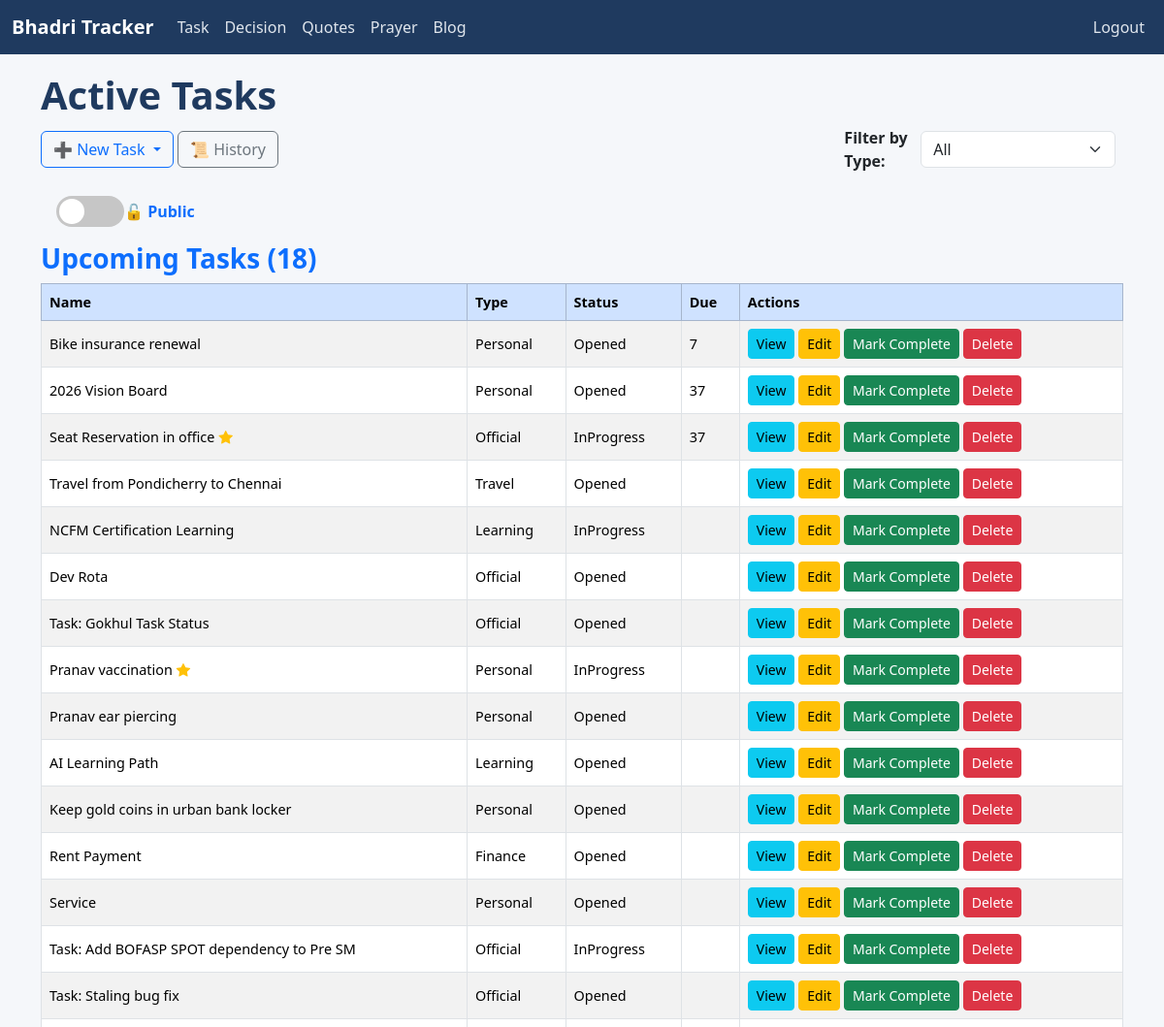
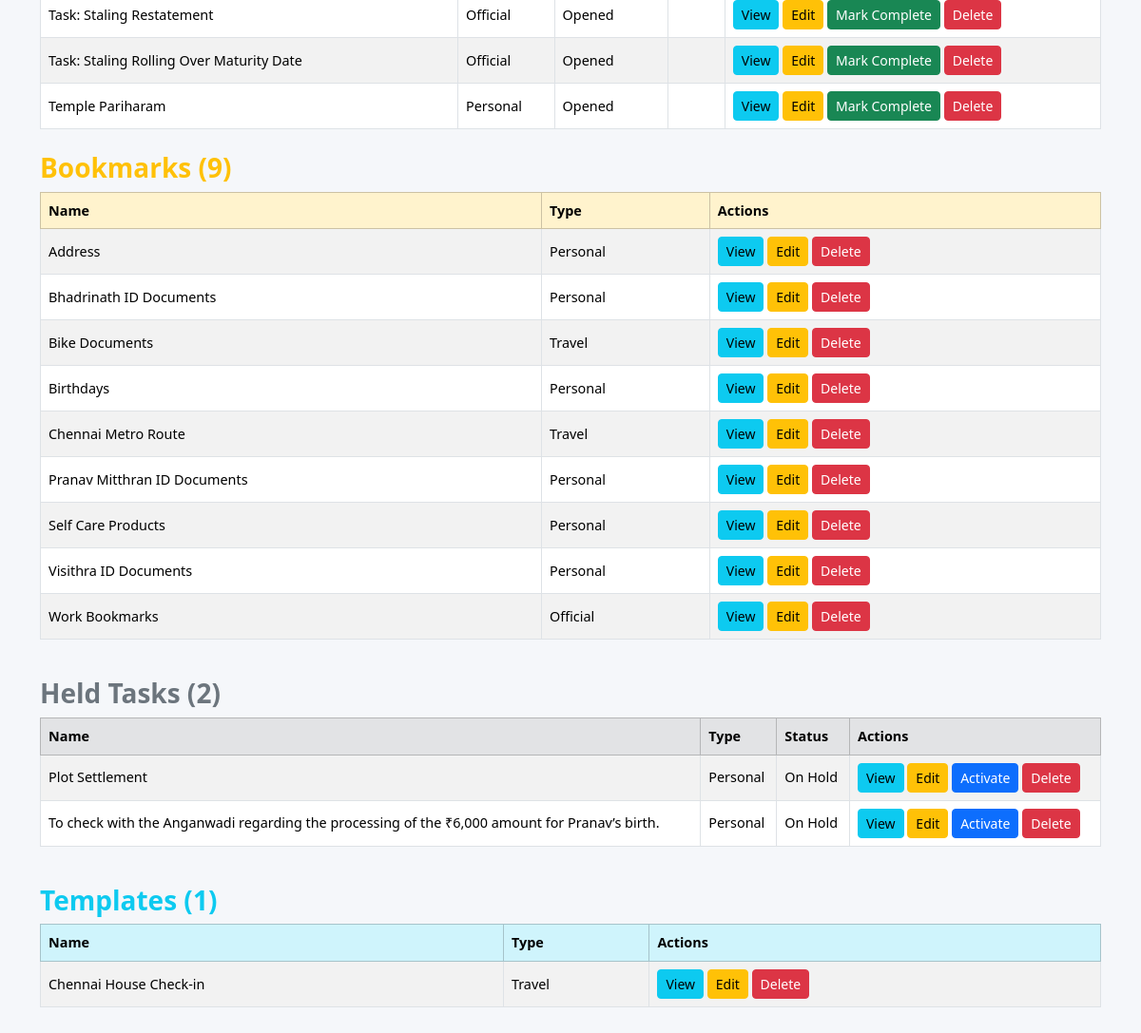
Screenshot of / (signed in) with the database file from the repository (2 pictures, top to bottom).
### tracker/models.py (models this page shows, shortened)
class Task(models.Model):
    STATUS_CHOICES = [
        ('Opened', 'Opened'),
        ('InProgress', 'In Progress'),
        ('Completed', 'Completed'),
        ('Cancelled', 'Cancelled'),
        ('Hold', 'Hold'),
    ]
    name = models.CharField(max_length=200)
    status = models.CharField(max_length=20, choices=STATUS_CHOICES, default='Opened')
    task_type = models.ForeignKey(TaskType, on_delete=models.CASCADE)
    started_date = models.DateField(default=timezone.now, null=True, blank=True)
    created_date = models.DateField(auto_now_add=True)
    updated_date = models.DateField(auto_now=True)
    completed_date = models.DateField(null=True, blank=True)
    target_date = models.DateField(default=timezone.now, null=True, blank=True)
    is_bookmark = models.BooleanField(default=False)
    is_private = models.BooleanField(default=False)
    is_important = models.BooleanField(default=False)
    is_template = models.BooleanField(default=False)
    @property
    def days_till_upcoming(self):
        today = timezone.now().date()
        dates = []
        if self.started_date and self.started_date >= today:
            dates.append(self.started_date)
        if self.target_date and self.target_date >= today:
            dates.append(self.target_date)
        for upd in self.updates.all():
            if upd.status not in ['Completed', 'Cancelled'] and upd.date and upd.date >= today:
                dates.append(upd.date)
        if not dates:
            return None
        return (min(dates) - today).days

class TaskType(models.Model):
    name = models.CharField(max_length=50, unique=True)
    class Meta:
        ordering = ['name']

class Update(models.Model):
    STATUS_CHOICES = [
        ('Opened', 'Opened'),
        ('InProgress', 'In Progress'),
        ('Completed', 'Completed'),
        ('Cancelled', 'Cancelled')
    ]
    REMINDER_CHOICE = [
        ('Days', 'Days'),
        ('Weekly', 'Weekly'),
        ('Monthly', 'Monthly'),
        ('Yearly', 'Yearly'),
    ]
    task = models.ForeignKey(Task, on_delete=models.CASCADE, related_name='updates')
    date = models.DateField(default=timezone.now, null=True, blank=True)
    description = models.TextField()
    is_check_box = models.BooleanField(default=False)
    status = models.CharField(max_length=20, choices=STATUS_CHOICES, default='Opened')
    reminder_type = models.CharField(max_length=20, choices=REMINDER_CHOICE, null=True, blank=True)
    can_store_reminder = models.BooleanField(default=False)
    date_to_remind = models.IntegerField(null=True, blank=True)

### tracker/views.py (the view)
# urls.py: path('', views.TaskListView.as_view(), name='task_list'),
class TaskListView(LoginRequiredMixin, ListView):
    model = Task
    template_name = 'tracker/task_list.html'
    context_object_name = 'tasks'
    def get_queryset(self):
        queryset = Task.objects.exclude(status__in=['Completed', 'Cancelled', 'Hold']).exclude(is_bookmark=True).exclude(is_template=True)
        view_mode = self.request.GET.get('view', 'public')
        if view_mode == "private":
            user_profile  = getattr(self.request.user, "userprofile", None)
            if user_profile is None or not user_profile.special_privilege_password:
                messages.error(self.request, "You do not have access to private tasks.")
                return Task.objects.none()
            if not self.request.session.get("private_access"):
                raise PermissionError("PRIVATE_ACCESS_REQUIRED")
            queryset = queryset.filter(is_private=True)
        elif view_mode == "public":
            self.request.session['private_access'] = False
            queryset = queryset.filter(is_private=False)
        task_type_id = self.request.GET.get('task_type')
        if task_type_id:
            queryset = queryset.filter(task_type_id=task_type_id)
        tasks = list(queryset)
        tasks = [t for t in tasks if t.days_till_upcoming != 0]
        tasks.sort(
            key=lambda t: (
                t.days_till_upcoming is None,
                t.days_till_upcoming,
                t.target_date is None,
                t.target_date,
                t.name.lower(),
            )
        )
        return tasks
    def get_context_data(self, **kwargs):
        context = super().get_context_data(**kwargs)
        task_type_id = self.request.GET.get('task_type')
        context['task_types'] = TaskType.objects.all()
        context['selected_type'] = int(task_type_id) if task_type_id else None
        view_mode = self.request.GET.get('view', 'public')
        context['view_mode'] = view_mode
        common_filters = {}
        if view_mode == "public":
            common_filters['is_private'] = False
        elif view_mode == "private":
            common_filters['is_private'] = True
        if task_type_id:
            common_filters['task_type_id'] = task_type_id
        all_tasks = Task.objects.filter(**common_filters) \
            .exclude(status__in=['Completed', 'Cancelled', 'Hold']) \
            .exclude(is_bookmark=True) \
            .exclude(is_template=True) \
            .order_by('name')
        today_tasks = [task for task in all_tasks if task.days_till_upcoming == 0]
        context['today_tasks'] = today_tasks
        held_tasks = Task.objects.filter(
            status__in=['Hold'],
            **common_filters
        ).exclude(is_template=True).order_by('name')
        context['held_tasks'] = held_tasks
        bookmarked_tasks = Task.objects.filter(
            is_bookmark=True,
            status__in=['Opened', 'InProgress'],
            **common_filters
        ).exclude(is_template=True).order_by('name')
        context['bookmarked_tasks'] = bookmarked_tasks
        template_tasks = Task.objects.filter(is_template=True, **common_filters)
        context['template_tasks'] = template_tasks
        return context
    def dispatch(self, request, *args, **kwargs):
        try:
            return super().dispatch(request, *args, **kwargs)
        except PermissionError as e:
            if str(e) == "PRIVATE_ACCESS_REQUIRED":
                return redirect("private_access", "tracker:task_list")
            raise

### templates/tracker/task_list.html (shortened to what this page needs)
{% extends 'base.html' %}
{% load static %}
{% block style %}
<link rel="stylesheet" href="{% static 'css/task_list.css' %}">
{% endblock %}
{% block content %}
<h1>Active Tasks</h1>
<div class="d-flex flex-wrap align-items-center justify-content-between mb-3">
    <div class="dropdown mb-2">
      <button class="btn btn-outline-primary dropdown-toggle"
              type="button"
              data-bs-toggle="dropdown"
              aria-expanded="false">
        ➕ New Task
      </button>
    <a href="{% url 'tracker:task_history' %}" class="btn btn-outline-secondary">📜 History</a>
  </div>
  <form method="get" class="d-flex align-items-center mb-2 ms-auto">
    <label for="task_type" class="me-2 fw-bold">Filter by Type:</label>
    <select name="task_type" id="task_type" class="form-select me-2" style="min-width: 160px;" onchange="this.form.submit()">
      <option value="">All</option>
    </select>
  </form>
</div>
<div class="toggle-container mb-3 ms-3">
  <a href="{% if view_mode == 'public' %}{% url 'private_access' 'tracker:task_list' %}{% else %}?view=public{% endif %}"
     class="text-decoration-none d-flex align-items-center">
    <div class="toggle-switch {% if view_mode == 'private' %}active{% endif %}">
      <div class="toggle-circle"></div>
    </div>
    <span class="toggle-label">
      {% if view_mode == 'private' %}
        🔒 Private
      {% else %}
        🔓 Public
      {% endif %}
    </span>
  </a>
</div>
<h3 class="text-primary mb-2">Upcoming Tasks ({{ tasks|length }})</h3>
<div class="table-responsive">
  <table class="table table-striped table-bordered align-middle text-nowrap">
    <thead class="table-primary">
      <tr>
        <th>Name</th>
        <th>Type</th>
        <th>Status</th>
        <th>Due</th>
        <th>Actions</th>
      </tr>
    </thead>
    <tbody>
      {% for task in tasks %}
      <tr>
        <td>{{ task.name }}{% if task.is_important %}<i class="bi bi-star-fill text-warning ms-1"></i>{% endif %}</td>
        <td>{{ task.task_type.name }}</td>
        <td>{{ task.status }}</td>
        <td>{% if task.days_till_upcoming == 0 %}Today{% elif task.days_till_upcoming > 0 %}{{ task.days_till_upcoming }}{% endif %}</td>
        <td>
          <a href="{% url 'tracker:update_list' task.id %}" class="btn btn-sm btn-info">View</a>
          <a href="{% url 'tracker:task_update' task.id %}" class="btn btn-sm btn-warning">Edit</a>
          <a href="{% url 'tracker:mark_task_complete' task.id %}" class="btn btn-sm btn-success">Mark Complete</a>
          <a href="{% url 'tracker:task_delete' task.id %}" class="btn btn-sm btn-danger">Delete</a>
        </td>
      </tr>
      {% empty %}
        <tr><td colspan="6" class="text-center text-muted">No tasks found</td></tr>
      {% endfor %}
    </tbody>
  </table>
  {% if bookmarked_tasks %}
  <h3 class="text-warning mt-4">Bookmarks ({{ bookmarked_tasks|length }})</h3>
  <div class="table-responsive">
    <table class="table table-bordered table-striped align-middle text-nowrap">
      <thead class="table-warning">
        <tr>
          <th>Name</th>
          <th>Type</th>
          <th>Actions</th>
        </tr>
      </thead>
      <tbody>
        {% for task in bookmarked_tasks %}
        <tr>
          <td>{{ task.name }}{% if task.is_important %}<i class="bi bi-star-fill text-warning ms-1"></i>{% endif %}</td>
          <td>{{ task.task_type.name }}</td>
          <td>
            <a href="{% url 'tracker:update_list' task.id %}" class="btn btn-sm btn-info">View</a>
            <a href="{% url 'tracker:task_update' task.id %}" class="btn btn-sm btn-warning">Edit</a>
            <a href="{% url 'tracker:task_delete' task.id %}" class="btn btn-sm btn-danger">Delete</a>
          </td>
        </tr>
        {% endfor %}
      </tbody>
    </table>
  </div>
  {% endif %}
  {% if held_tasks %}
  <h3 class="text-secondary mt-4">Held Tasks ({{ held_tasks|length }})</h3>
  <div class="table-responsive">
    <table class="table table-bordered table-striped align-middle text-nowrap">
      <thead class="table-secondary">
        <tr>
          <th>Name</th>
          <th>Type</th>
          <th>Status</th>
          <th>Actions</th>
        </tr>
      </thead>
      <tbody>
        {% for task in held_tasks %}
        <tr>
          <td>{{ task.name }}{% if task.is_important %}<i class="bi bi-star-fill text-warning ms-1"></i>{% endif %}</td>
          <td>{{ task.task_type.name }}</td>
          <td>On Hold</td>
          <td>
            <a href="{% url 'tracker:update_list' task.id %}" class="btn btn-sm btn-info">View</a>
            <a href="{% url 'tracker:task_update' task.id %}" class="btn btn-sm btn-warning">Edit</a>
            <a href="{% url 'tracker:toggle_hold' task.id %}" class="btn btn-sm btn-primary">
              Activate
            </a>
            <a href="{% url 'tracker:task_delete' task.id %}" class="btn btn-sm btn-danger">Delete</a>
          </td>
        </tr>
        {% endfor %}
      </tbody>
    </table>
  </div>
  {% endif %}
  {% if template_tasks %}
  <h3 class="text-info mt-4">Templates ({{ template_tasks|length }})</h3>
  <div class="table-responsive">
    <table class="table table-bordered table-striped align-middle text-nowrap">
      <thead class="table-info">
        <tr>
          <th>Name</th>
          <th>Type</th>
          <th>Actions</th>
        </tr>
      </thead>
      <tbody>
        {% for task in template_tasks %}
        <tr>
          <td>{{ task.name }}{% if task.is_important %}<i class="bi bi-star-fill text-warning ms-1"></i>{% endif %}</td>
          <td>{{ task.task_type.name }}</td>
          <td>
            <a href="{% url 'tracker:update_list' task.id %}" class="btn btn-sm btn-info">View</a>
            <a href="{% url 'tracker:task_update' task.id %}" class="btn btn-sm btn-warning">Edit</a>
            <a href="{% url 'tracker:task_delete' task.id %}" class="btn btn-sm btn-danger">Delete</a>
          </td>
        </tr>
        {% endfor %}
      </tbody>
    </table>
  </div>
  {% endif %}
</div>
</div>
{% endblock %}

### static/css/base.css (style rules this page uses)
body { padding: 0 8px; padding-top: 50px; background-color: #f5f7fa; color: #212529; }
h1, h2, h3 { color: #1f3a5f; font-weight: 600; }
.table td, .table th { vertical-align: middle; font-size: 0.9rem; }

### static/css/task_list.css (style rules this page uses)
.toggle-container { display: flex; align-items: center; gap: 12px; cursor: pointer; }
.toggle-switch { position: relative; width: 70px; height: 32px; background: #c6c6c6; border-radius: 50px; transition: background 0.3s ease; }
.toggle-circle { position: absolute; top: 3px; left: 3px; width: 26px; height: 26px; background: white; border-radius: 50%; transition: transform 0.3s ease; }
.toggle-label { font-weight: bold; font-size: 1rem; display: flex; align-items: center; gap: 6px; }

### rows the page displays
Task: name "Bike insurance renewal", task_type.name "Personal", status "Opened", days_till_upcoming "7"
Task: name "2026 Vision Board", task_type.name "Personal", status "Opened", days_till_upcoming "37"
Task: name "Seat Reservation in office", is_important True (drawn), task_type.name "Official", status "InProgress", days_till_upcoming "37"
Task: name "Travel from Pondicherry to Chennai", task_type.name "Travel", status "Opened"
Task: name "NCFM Certification Learning", task_type.name "Learning", status "InProgress"
Task: name "Dev Rota", task_type.name "Official", status "Opened"
Task: name "Task: Gokhul Task Status", task_type.name "Official", status "Opened"
Task: name "Pranav vaccination", is_important True (drawn), task_type.name "Personal", status "InProgress"
Task: name "Pranav ear piercing", task_type.name "Personal", status "Opened"
Task: name "AI Learning Path", task_type.name "Learning", status "Opened"
Task: name "Keep gold coins in urban bank locker", task_type.name "Personal", status "Opened"
Task: name "Rent Payment", task_type.name "Finance", status "Opened"
Task: name "Service", task_type.name "Personal", status "Opened"
Task: name "Task: Add BOFASP SPOT dependency to Pre SM", task_type.name "Official", status "InProgress"
Task: name "Task: Staling bug fix", task_type.name "Official", status "Opened"
Task: name "Task: Staling Restatement", task_type.name "Official", status "Opened"
Task: name "Task: Staling Rolling Over Maturity Date", task_type.name "Official", status "Opened"
Task: name "Temple Pariharam", task_type.name "Personal", status "Opened"
Task: name "Address", task_type.name "Personal"
Task: name "Bhadrinath ID Documents", task_type.name "Personal"
Task: name "Bike Documents", task_type.name "Travel"
Task: name "Birthdays", task_type.name "Personal"
Task: name "Chennai Metro Route", task_type.name "Travel"
Task: name "Pranav Mitthran ID Documents", task_type.name "Personal"
Task: name "Self Care Products", task_type.name "Personal"
Task: name "Visithra ID Documents", task_type.name "Personal"
Task: name "Work Bookmarks", task_type.name "Official"
Task: name "Plot Settlement", task_type.name "Personal"
Task: name "To check with the Anganwadi regarding the processing of the ₹6,000 amount for Pranav’s birth.", task_type.name "Personal"
Task: name "Chennai House Check-in", task_type.name "Travel"

### other values shown
{{ tasks|length }} "18"
{{ bookmarked_tasks|length }} "9"
{{ held_tasks|length }} "2"
{{ template_tasks|length }} "1"
